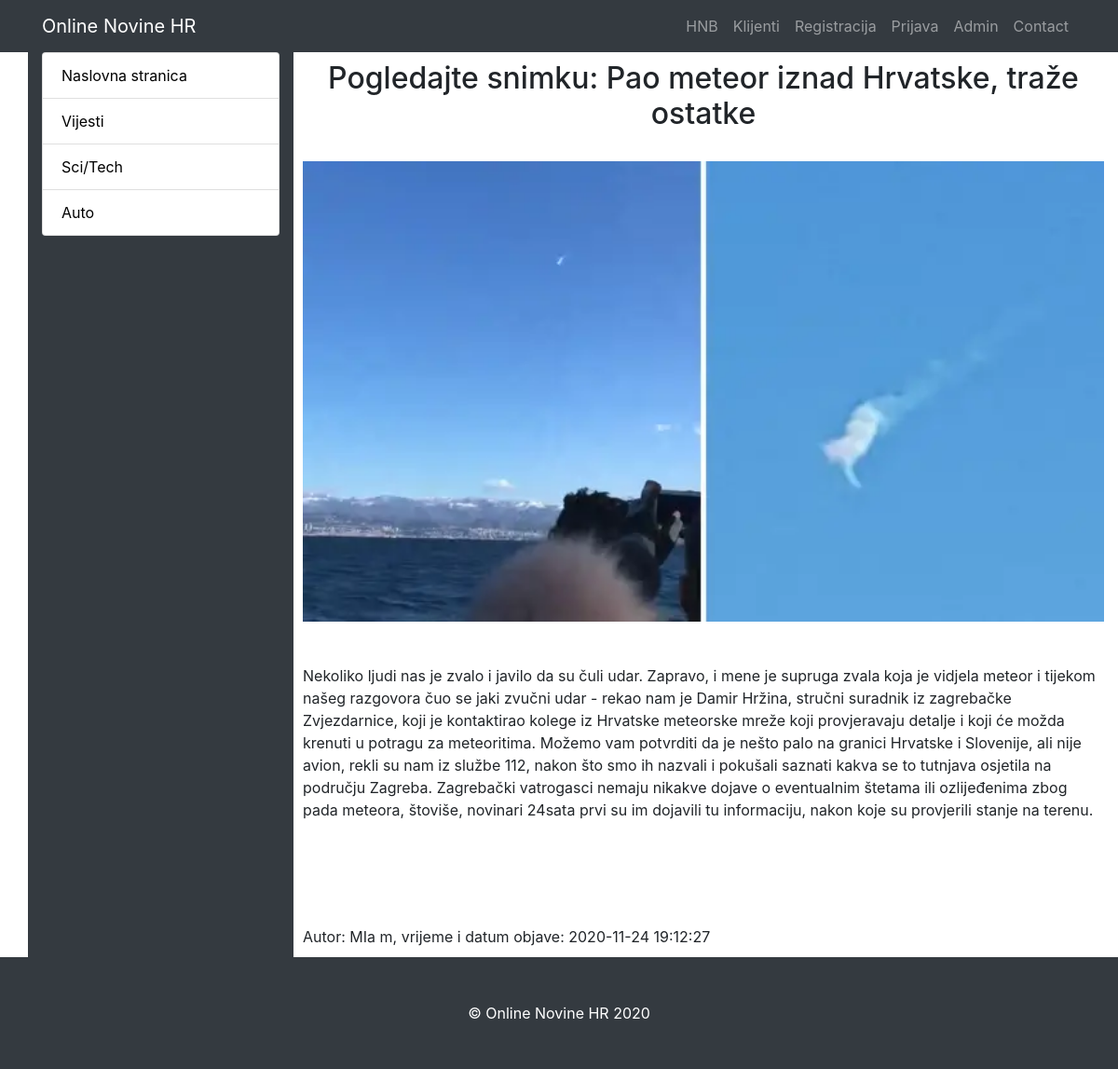
Page /index.php?menu=6&clanakid=11 on the committed database.
### tables this page shows
CREATE TABLE `vijesti` (
  `id` int(11) NOT NULL,
  `naslov` varchar(100) NOT NULL,
  `tekst` varchar(10000) NOT NULL,
  `vrijemeObjave` timestamp NOT NULL DEFAULT current_timestamp(),
  `imeAutora` varchar(255) NOT NULL,
  `kategorija` varchar(100) NOT NULL,
  `slikaPath` varchar(1000) NOT NULL,
  `kratkiOpis` varchar(110) NOT NULL
);

### clanak.php (the view, shortened to what this page needs)
<?php
echo '<div class="row" id="clanakPomak">';
$sql = "SELECT id, naslov, tekst,vrijemeObjave,kategorija,kratkiOpis,imeAutora,slikaPath FROM vijesti WHERE id = $clanakid";
$result = mysqli_query($conn, $sql);
while ($row = mysqli_fetch_array($result)) {
  echo "<h2 class='naslovCentar'>" . $row['naslov'] . "</h2>";
  echo "<br/><br/>";
  echo "<div class='slikaclanak' style='background-image: url(\"$row[slikaPath]\")'></div>";
  echo "<br/><br/><br/><br/>";
  echo "<p>" . $row['tekst'] . "</p>";
  echo "<br/><br/><br/><br/>";
  echo "Autor: " . $row['imeAutora'] . ", vrijeme i datum objave: " . $row['vrijemeObjave'] . "";
  echo "</div>";
}

### style.css (style rules this page uses)
body { padding-top: 56px; }
.naslovCentar { text-align: center !important; }

### index.php (style rules this page uses)
.naslovCentar { text-align: center !important; width:100%; padding: 1%; }
#clanakPomak { margin-left: 10px; margin-bottom: 10px; }
.slikaclanak { width: 100%; height: 500px; background-repeat: no-repeat; background-size: contain; float: left; margin-top: 15px; margin-bottom: 40px; background-color: white; }

### rows in the picture
vijesti: naslov "Pogledajte snimku: Pao meteor iznad Hrvatske, traže ostatke", slikaPath (picture), tekst "Nekoliko ljudi nas je zvalo i javilo da su čuli udar. Zapravo, i mene je supruga zvala koja je vidjela meteor i tijekom našeg razgovora čuo se jaki zvučni udar - rekao nam je Damir Hržina, stručni suradnik iz zagrebačke Zvjezdarnice, koji je kontaktirao kolege iz Hrvatske meteorske mreže koji provjeravaju detalje i koji će možda krenuti u potragu za meteoritima. Možemo vam potvrditi da je nešto palo na granici Hrvatske i Slovenije, ali nije avion, rekli su nam iz službe 112, nakon što smo ih nazvali i pokušali saznati kakva se to tutnjava osjetila na području Zagreba. Zagrebački vatrogasci nemaju nikakve dojave o eventualnim štetama ili ozlijeđenima zbog pada meteora, štoviše, novinari…", imeAutora "MIa m", vrijemeObjave "2020-11-24 19:12:27"
